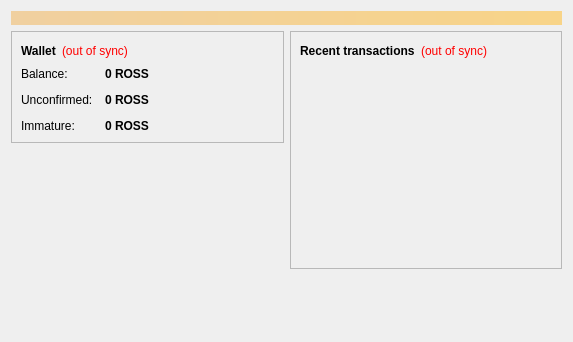
<?xml version="1.0" encoding="UTF-8"?>
<ui version="4.0">
 <class>OverviewPage</class>
 <widget class="QWidget" name="OverviewPage">
  <property name="geometry">
   <rect>
    <x>0</x>
    <y>0</y>
    <width>573</width>
    <height>342</height>
   </rect>
  </property>
  <property name="windowTitle">
   <string>Form</string>
  </property>
  <layout class="QVBoxLayout" name="topLayout">
   <item>
    <widget class="QLabel" name="labelAlerts">
     <property name="visible">
      <bool>false</bool>
     </property>
     <property name="styleSheet">
      <string notr="true">background-color: qlineargradient(x1: 0, y1: 0, x2: 1, y2: 0, stop:0 #F0D0A0, stop:1 #F8D488); color:#000000;</string>
     </property>
     <property name="wordWrap">
      <bool>true</bool>
     </property>
     <property name="margin">
      <number>3</number>
     </property>
    </widget>
   </item>
   <item>
    <layout class="QHBoxLayout" name="horizontalLayout" stretch="1,1">
     <item>
      <layout class="QVBoxLayout" name="verticalLayout_2">
       <item>
        <widget class="QFrame" name="frame">
         <property name="frameShape">
          <enum>QFrame::StyledPanel</enum>
         </property>
         <property name="frameShadow">
          <enum>QFrame::Raised</enum>
         </property>
         <layout class="QVBoxLayout" name="verticalLayout_4">
          <item>
           <layout class="QHBoxLayout" name="horizontalLayout_4">
            <item>
             <widget class="QLabel" name="label_5">
              <property name="font">
               <font>
                <weight>75</weight>
                <bold>true</bold>
               </font>
              </property>
              <property name="text">
               <string>Wallet</string>
              </property>
             </widget>
            </item>
            <item>
             <widget class="QLabel" name="labelWalletStatus">
              <property name="toolTip">
               <string>The displayed information may be out of date. Your wallet automatically synchronizes with the Rosscoin network after a connection is established, but this process has not completed yet.</string>
              </property>
              <property name="styleSheet">
               <string notr="true">QLabel { color: red; }</string>
              </property>
              <property name="text">
               <string notr="true">(out of sync)</string>
              </property>
              <property name="alignment">
               <set>Qt::AlignLeading|Qt::AlignLeft|Qt::AlignVCenter</set>
              </property>
             </widget>
            </item>
            <item>
             <spacer name="horizontalSpacer_2">
              <property name="orientation">
               <enum>Qt::Horizontal</enum>
              </property>
              <property name="sizeHint" stdset="0">
               <size>
                <width>40</width>
                <height>20</height>
               </size>
              </property>
             </spacer>
            </item>
           </layout>
          </item>
          <item>
           <layout class="QFormLayout" name="formLayout_2">
            <property name="fieldGrowthPolicy">
             <enum>QFormLayout::AllNonFixedFieldsGrow</enum>
            </property>
            <property name="horizontalSpacing">
             <number>12</number>
            </property>
            <property name="verticalSpacing">
             <number>12</number>
            </property>
            <item row="0" column="0">
             <widget class="QLabel" name="label">
              <property name="text">
               <string>Balance:</string>
              </property>
             </widget>
            </item>
            <item row="0" column="1">
             <widget class="QLabel" name="labelBalance">
              <property name="font">
               <font>
                <weight>75</weight>
                <bold>true</bold>
               </font>
              </property>
              <property name="cursor">
               <cursorShape>IBeamCursor</cursorShape>
              </property>
              <property name="toolTip">
               <string>Your current balance</string>
              </property>
              <property name="text">
               <string notr="true">0 ROSS</string>
              </property>
              <property name="textInteractionFlags">
               <set>Qt::LinksAccessibleByMouse|Qt::TextSelectableByKeyboard|Qt::TextSelectableByMouse</set>
              </property>
             </widget>
            </item>
            <item row="1" column="0">
             <widget class="QLabel" name="label_3">
              <property name="text">
               <string>Unconfirmed:</string>
              </property>
             </widget>
            </item>
            <item row="1" column="1">
             <widget class="QLabel" name="labelUnconfirmed">
              <property name="font">
               <font>
                <weight>75</weight>
                <bold>true</bold>
               </font>
              </property>
              <property name="cursor">
               <cursorShape>IBeamCursor</cursorShape>
              </property>
              <property name="toolTip">
               <string>Total of transactions that have yet to be confirmed, and do not yet count toward the current balance</string>
              </property>
              <property name="text">
               <string notr="true">0 ROSS</string>
              </property>
              <property name="textInteractionFlags">
               <set>Qt::LinksAccessibleByMouse|Qt::TextSelectableByKeyboard|Qt::TextSelectableByMouse</set>
              </property>
             </widget>
            </item>
            <item row="2" column="0">
             <widget class="QLabel" name="labelImmatureText">
              <property name="text">
               <string>Immature:</string>
              </property>
             </widget>
            </item>
            <item row="2" column="1">
             <widget class="QLabel" name="labelImmature">
              <property name="font">
               <font>
                <weight>75</weight>
                <bold>true</bold>
               </font>
              </property>
              <property name="toolTip">
               <string>Mined balance that has not yet matured</string>
              </property>
              <property name="text">
               <string notr="true">0 ROSS</string>
              </property>
              <property name="textInteractionFlags">
               <set>Qt::LinksAccessibleByMouse|Qt::TextSelectableByKeyboard|Qt::TextSelectableByMouse</set>
              </property>
             </widget>
            </item>
           </layout>
          </item>
         </layout>
        </widget>
       </item>
       <item>
        <spacer name="verticalSpacer">
         <property name="orientation">
          <enum>Qt::Vertical</enum>
         </property>
         <property name="sizeHint" stdset="0">
          <size>
           <width>20</width>
           <height>40</height>
          </size>
         </property>
        </spacer>
       </item>
      </layout>
     </item>
     <item>
      <layout class="QVBoxLayout" name="verticalLayout_3">
       <item>
        <widget class="QFrame" name="frame_2">
         <property name="frameShape">
          <enum>QFrame::StyledPanel</enum>
         </property>
         <property name="frameShadow">
          <enum>QFrame::Raised</enum>
         </property>
         <layout class="QVBoxLayout" name="verticalLayout">
          <item>
           <layout class="QHBoxLayout" name="horizontalLayout_2">
            <item>
             <widget class="QLabel" name="label_4">
              <property name="text">
               <string>&lt;b&gt;Recent transactions&lt;/b&gt;</string>
              </property>
             </widget>
            </item>
            <item>
             <widget class="QLabel" name="labelTransactionsStatus">
              <property name="toolTip">
               <string>The displayed information may be out of date. Your wallet automatically synchronizes with the Rosscoin network after a connection is established, but this process has not completed yet.</string>
              </property>
              <property name="styleSheet">
               <string notr="true">QLabel { color: red; }</string>
              </property>
              <property name="text">
               <string notr="true">(out of sync)</string>
              </property>
              <property name="alignment">
               <set>Qt::AlignRight|Qt::AlignTrailing|Qt::AlignVCenter</set>
              </property>
             </widget>
            </item>
            <item>
             <spacer name="horizontalSpacer">
              <property name="orientation">
               <enum>Qt::Horizontal</enum>
              </property>
              <property name="sizeHint" stdset="0">
               <size>
                <width>40</width>
                <height>20</height>
               </size>
              </property>
             </spacer>
            </item>
           </layout>
          </item>
          <item>
           <widget class="QListView" name="listTransactions">
            <property name="styleSheet">
             <string notr="true">QListView { background: transparent; }</string>
            </property>
            <property name="frameShape">
             <enum>QFrame::NoFrame</enum>
            </property>
            <property name="verticalScrollBarPolicy">
             <enum>Qt::ScrollBarAlwaysOff</enum>
            </property>
            <property name="horizontalScrollBarPolicy">
             <enum>Qt::ScrollBarAlwaysOff</enum>
            </property>
            <property name="selectionMode">
             <enum>QAbstractItemView::NoSelection</enum>
            </property>
           </widget>
          </item>
         </layout>
        </widget>
       </item>
       <item>
        <spacer name="verticalSpacer_2">
         <property name="orientation">
          <enum>Qt::Vertical</enum>
         </property>
         <property name="sizeHint" stdset="0">
          <size>
           <width>20</width>
           <height>40</height>
          </size>
         </property>
        </spacer>
       </item>
      </layout>
     </item>
    </layout>
   </item>
  </layout>
 </widget>
 <resources/>
 <connections/>
</ui>
